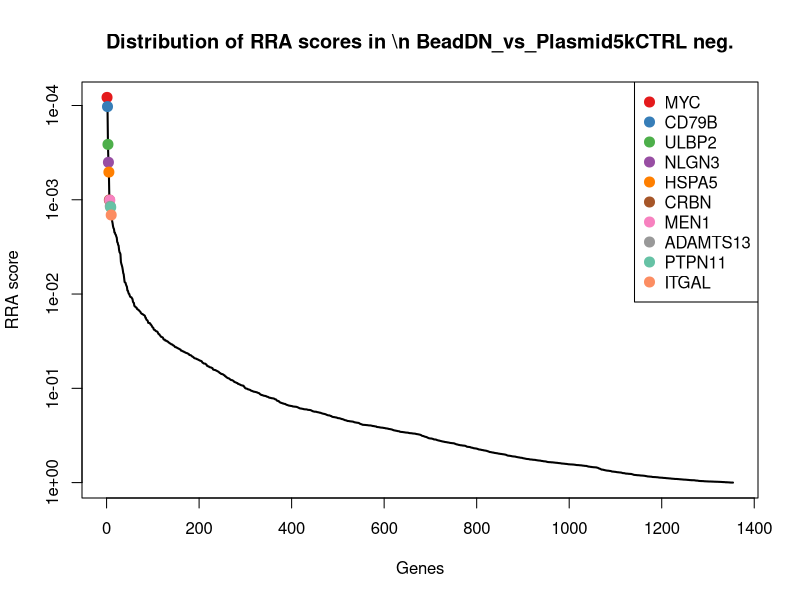
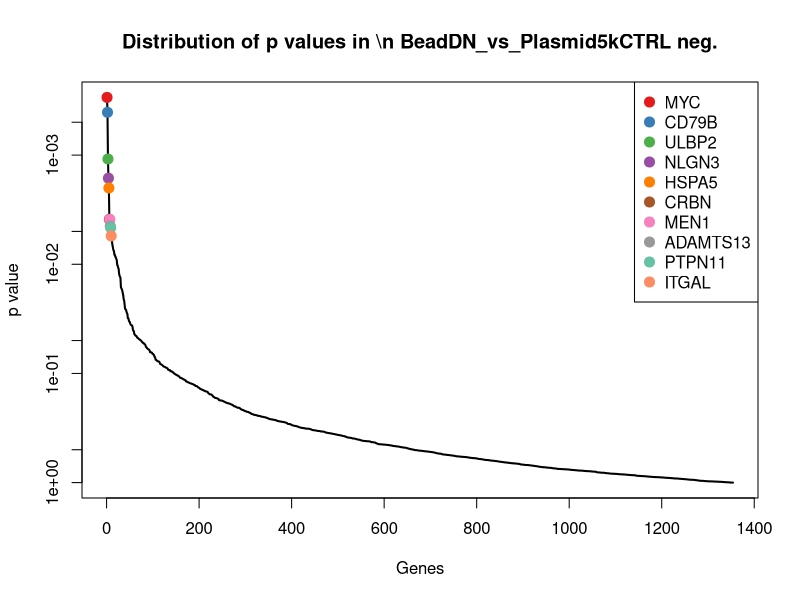
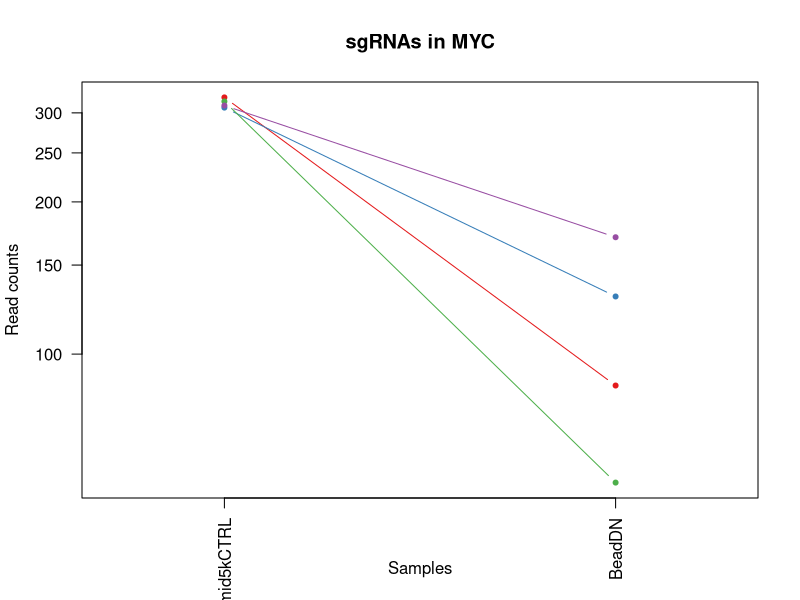
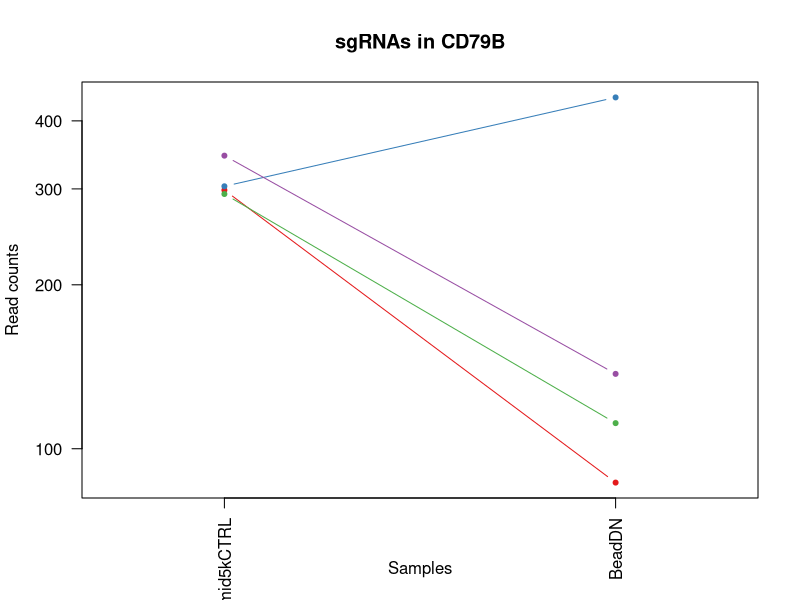
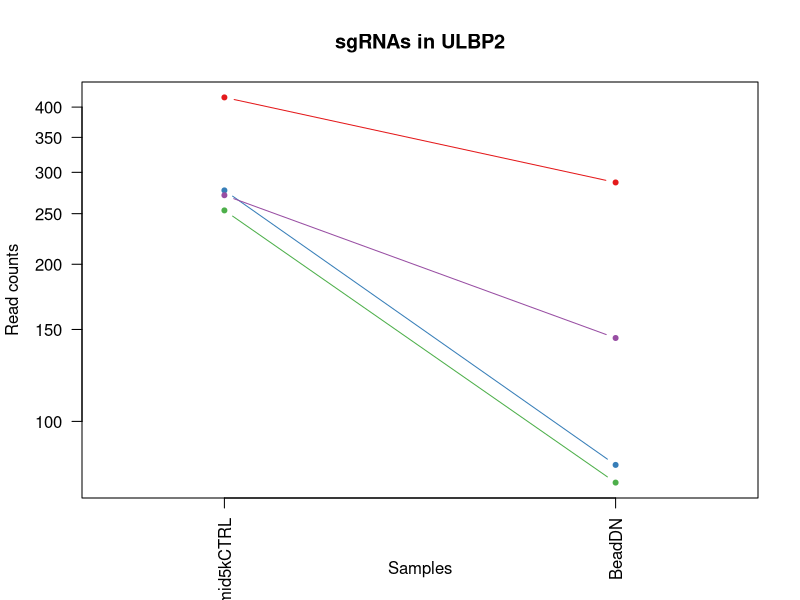
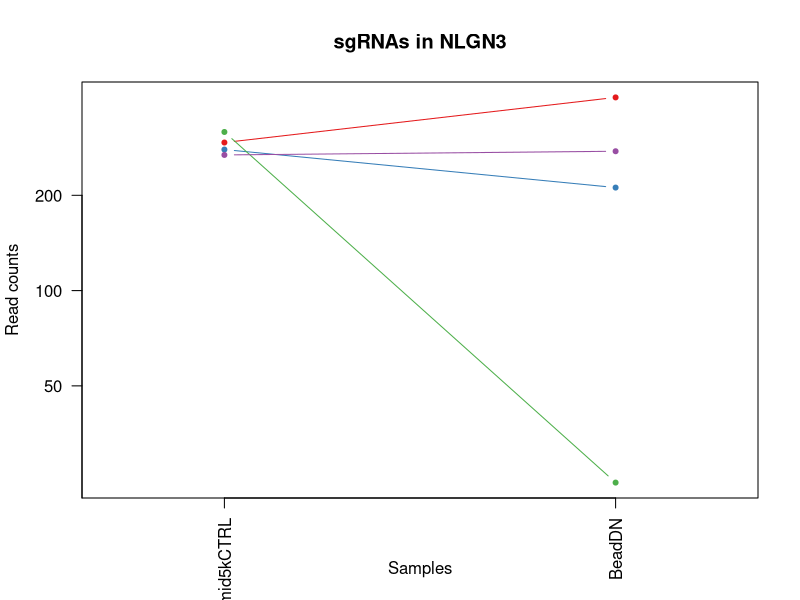
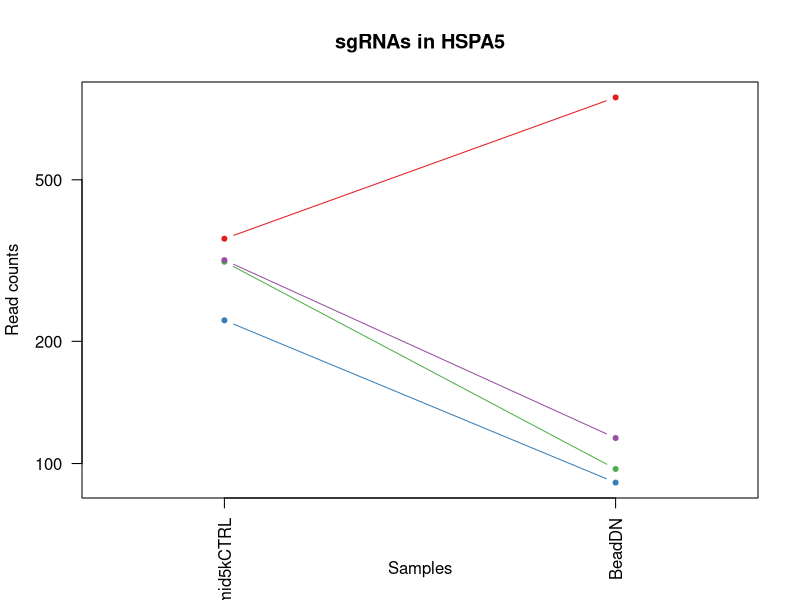
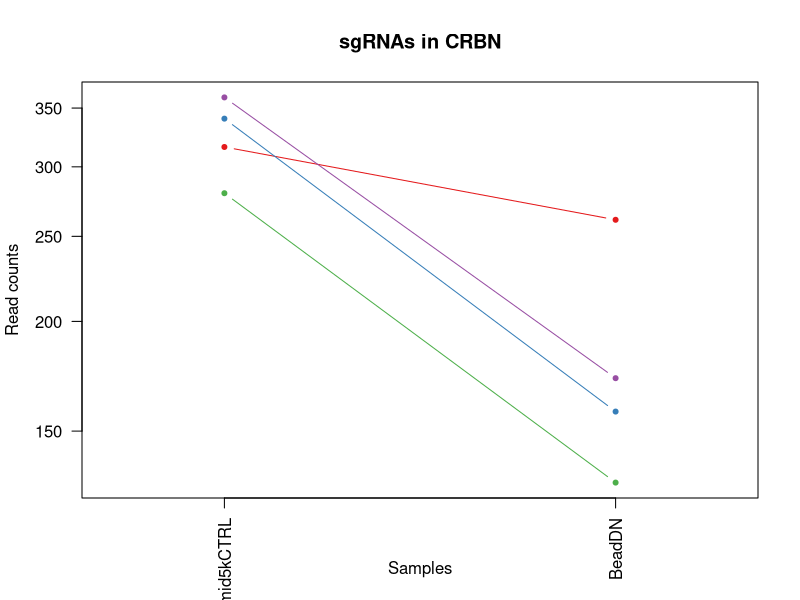

These charts were generated, in order, by the following R code: (Note: this script raises an error after producing the figures.)
pdf(file='Comparison_BeadDN_to_5k_plasmid_output.pdf',width=4.5,height=4.5);
gstable=read.table('Comparison_BeadDN_to_5k_plasmid_output.gene_summary.txt',header=T)
# 
#
# parameters
# Do not modify the variables beginning with "__"

# gstablename='__GENE_SUMMARY_FILE__'
startindex=3
# outputfile='__OUTPUT_FILE__'
targetgenelist=c("MYC","CD79B","ULBP2","NLGN3","HSPA5","CRBN","MEN1","ADAMTS13","PTPN11","ITGAL")
# samplelabel=sub('.\\w+.\\w+$','',colnames(gstable)[startindex]);
samplelabel='BeadDN_vs_Plasmid5kCTRL neg.'


# You need to write some codes in front of this code:
# gstable=read.table(gstablename,header=T)
# pdf(file=outputfile,width=6,height=6)


# set up color using RColorBrewer
#library(RColorBrewer)
#colors <- brewer.pal(length(targetgenelist), "Set1")

colors=c( "#E41A1C", "#377EB8", "#4DAF4A", "#984EA3", "#FF7F00",  "#A65628", "#F781BF",
          "#999999", "#66C2A5", "#FC8D62", "#8DA0CB", "#E78AC3", "#A6D854", "#FFD92F", "#E5C494", "#B3B3B3", 
          "#8DD3C7", "#FFFFB3", "#BEBADA", "#FB8072", "#80B1D3", "#FDB462", "#B3DE69", "#FCCDE5",
          "#D9D9D9", "#BC80BD", "#CCEBC5", "#FFED6F")

######
# function definition

plotrankedvalues<-function(val, tglist, ...){
  
  plot(val,log='y',ylim=c(max(val),min(val)),type='l',lwd=2, ...)
  if(length(tglist)>0){
    for(i in 1:length(tglist)){
      targetgene=tglist[i];
      tx=which(names(val)==targetgene);ty=val[targetgene];
      points(tx,ty,col=colors[(i %% length(colors)) ],cex=2,pch=20)
      # text(tx+50,ty,targetgene,col=colors[i])
    }
    legend('topright',tglist,pch=20,pt.cex = 2,cex=1,col=colors)
  }
}



plotrandvalues<-function(val,targetgenelist, ...){
  # choose the one with the best distance distribution
  
  mindiffvalue=0;
  randval=val;
  for(i in 1:20){
    randval0=sample(val)
    vindex=sort(which(names(randval0) %in% targetgenelist))
    if(max(vindex)>0.9*length(val)){
      # print('pass...')
      next;
    }
    mindiffind=min(diff(vindex));
    if (mindiffind > mindiffvalue){
      mindiffvalue=mindiffind;
      randval=randval0;
      # print(paste('Diff: ',mindiffvalue))
    }
  }
  plot(randval,log='y',ylim=c(max(randval),min(randval)),pch=20,col='grey', ...)
  
  if(length(targetgenelist)>0){
    for(i in 1:length(targetgenelist)){
      targetgene=targetgenelist[i];
      tx=which(names(randval)==targetgene);ty=randval[targetgene];
      points(tx,ty,col=colors[(i %% length(colors)) ],cex=2,pch=20)
      text(tx+50,ty,targetgene,col=colors[i])
    }
  }
  
}




# set.seed(1235)



pvec=gstable[,startindex]
names(pvec)=gstable[,'id']
pvec=sort(pvec);

plotrankedvalues(pvec,targetgenelist,xlab='Genes',ylab='RRA score',main=paste('Distribution of RRA scores in \\n',samplelabel))

# plotrandvalues(pvec,targetgenelist,xlab='Genes',ylab='RRA score',main=paste('Distribution of RRA scores in \\n',samplelabel))


pvec=gstable[,startindex+1]
names(pvec)=gstable[,'id']
pvec=sort(pvec);

plotrankedvalues(pvec,targetgenelist,xlab='Genes',ylab='p value',main=paste('Distribution of p values in \\n',samplelabel))

# plotrandvalues(pvec,targetgenelist,xlab='Genes',ylab='p value',main=paste('Distribution of p values in \\n',samplelabel))



# you need to write after this code:
# dev.off()






# parameters
# Do not modify the variables beginning with "__"
targetmat=list(c(320.8869649858317,85.66627795927495),c(306.25686019924365,129.01547885432973),c(315.0349230711965,54.70256303423581),c(309.1828811565613,169.2683082568806))
targetgene="MYC"
collabel=c("Plasmid5kCTRL","BeadDN")

# set up color using RColorBrewer
#library(RColorBrewer)
#colors <- brewer.pal(length(targetgenelist), "Set1")

colors=c( "#E41A1C", "#377EB8", "#4DAF4A", "#984EA3", "#FF7F00",  "#A65628", "#F781BF",
          "#999999", "#66C2A5", "#FC8D62", "#8DA0CB", "#E78AC3", "#A6D854", "#FFD92F", "#E5C494", "#B3B3B3", 
          "#8DD3C7", "#FFFFB3", "#BEBADA", "#FB8072", "#80B1D3", "#FDB462", "#B3DE69", "#FCCDE5",
          "#D9D9D9", "#BC80BD", "#CCEBC5", "#FFED6F")


## code

targetmatvec=unlist(targetmat)+1
yrange=range(targetmatvec[targetmatvec>0]);
# yrange[1]=1; # set the minimum value to 1
for(i in 1:length(targetmat)){
  vali=targetmat[[i]]+1;
  if(i==1){
    plot(1:length(vali),vali,type='b',las=1,pch=20,main=paste('sgRNAs in',targetgene),ylab='Read counts',xlab='Samples',xlim=c(0.7,length(vali)+0.3),ylim = yrange,col=colors[(i %% length(colors))],xaxt='n',log='y')
    axis(1,at=1:length(vali),labels=(collabel),las=2)
    # lines(0:100,rep(1,101),col='black');
  }else{
    lines(1:length(vali),vali,type='b',pch=20,col=colors[(i %% length(colors))])
  }
}




# parameters
# Do not modify the variables beginning with "__"
targetmat=list(c(297.4787973272908,85.66627795927495),c(302.3554989228202,440.7168757663904),c(292.60209573176144,110.43724989930625),c(344.29513264437264,136.2403456701722))
targetgene="CD79B"
collabel=c("Plasmid5kCTRL","BeadDN")

# set up color using RColorBrewer
#library(RColorBrewer)
#colors <- brewer.pal(length(targetgenelist), "Set1")

colors=c( "#E41A1C", "#377EB8", "#4DAF4A", "#984EA3", "#FF7F00",  "#A65628", "#F781BF",
          "#999999", "#66C2A5", "#FC8D62", "#8DA0CB", "#E78AC3", "#A6D854", "#FFD92F", "#E5C494", "#B3B3B3", 
          "#8DD3C7", "#FFFFB3", "#BEBADA", "#FB8072", "#80B1D3", "#FDB462", "#B3DE69", "#FCCDE5",
          "#D9D9D9", "#BC80BD", "#CCEBC5", "#FFED6F")


## code

targetmatvec=unlist(targetmat)+1
yrange=range(targetmatvec[targetmatvec>0]);
# yrange[1]=1; # set the minimum value to 1
for(i in 1:length(targetmat)){
  vali=targetmat[[i]]+1;
  if(i==1){
    plot(1:length(vali),vali,type='b',las=1,pch=20,main=paste('sgRNAs in',targetgene),ylab='Read counts',xlab='Samples',xlim=c(0.7,length(vali)+0.3),ylim = yrange,col=colors[(i %% length(colors))],xaxt='n',log='y')
    axis(1,at=1:length(vali),labels=(collabel),las=2)
    # lines(0:100,rep(1,101),col='black');
  }else{
    lines(1:length(vali),vali,type='b',pch=20,col=colors[(i %% length(colors))])
  }
}




# parameters
# Do not modify the variables beginning with "__"
targetmat=list(c(416.4703162582071,285.8983011411947),c(276.02131030696165,81.5377826359364),c(252.6131426484207,75.34503965092857),c(270.1692683923264,143.46521248601468))
targetgene="ULBP2"
collabel=c("Plasmid5kCTRL","BeadDN")

# set up color using RColorBrewer
#library(RColorBrewer)
#colors <- brewer.pal(length(targetgenelist), "Set1")

colors=c( "#E41A1C", "#377EB8", "#4DAF4A", "#984EA3", "#FF7F00",  "#A65628", "#F781BF",
          "#999999", "#66C2A5", "#FC8D62", "#8DA0CB", "#E78AC3", "#A6D854", "#FFD92F", "#E5C494", "#B3B3B3", 
          "#8DD3C7", "#FFFFB3", "#BEBADA", "#FB8072", "#80B1D3", "#FDB462", "#B3DE69", "#FCCDE5",
          "#D9D9D9", "#BC80BD", "#CCEBC5", "#FFED6F")


## code

targetmatvec=unlist(targetmat)+1
yrange=range(targetmatvec[targetmatvec>0]);
# yrange[1]=1; # set the minimum value to 1
for(i in 1:length(targetmat)){
  vali=targetmat[[i]]+1;
  if(i==1){
    plot(1:length(vali),vali,type='b',las=1,pch=20,main=paste('sgRNAs in',targetgene),ylab='Read counts',xlab='Samples',xlim=c(0.7,length(vali)+0.3),ylim = yrange,col=colors[(i %% length(colors))],xaxt='n',log='y')
    axis(1,at=1:length(vali),labels=(collabel),las=2)
    # lines(0:100,rep(1,101),col='black');
  }else{
    lines(1:length(vali),vali,type='b',pch=20,col=colors[(i %% length(colors))])
  }
}




# parameters
# Do not modify the variables beginning with "__"
targetmat=list(c(292.60209573176144,406.6567893488473),c(277.9719909451734,210.55326149026612),c(316.0102633903024,23.73884810919667),c(267.2432474350088,274.5449390020137))
targetgene="NLGN3"
collabel=c("Plasmid5kCTRL","BeadDN")

# set up color using RColorBrewer
#library(RColorBrewer)
#colors <- brewer.pal(length(targetgenelist), "Set1")

colors=c( "#E41A1C", "#377EB8", "#4DAF4A", "#984EA3", "#FF7F00",  "#A65628", "#F781BF",
          "#999999", "#66C2A5", "#FC8D62", "#8DA0CB", "#E78AC3", "#A6D854", "#FFD92F", "#E5C494", "#B3B3B3", 
          "#8DD3C7", "#FFFFB3", "#BEBADA", "#FB8072", "#80B1D3", "#FDB462", "#B3DE69", "#FCCDE5",
          "#D9D9D9", "#BC80BD", "#CCEBC5", "#FFED6F")


## code

targetmatvec=unlist(targetmat)+1
yrange=range(targetmatvec[targetmatvec>0]);
# yrange[1]=1; # set the minimum value to 1
for(i in 1:length(targetmat)){
  vali=targetmat[[i]]+1;
  if(i==1){
    plot(1:length(vali),vali,type='b',las=1,pch=20,main=paste('sgRNAs in',targetgene),ylab='Read counts',xlab='Samples',xlim=c(0.7,length(vali)+0.3),ylim = yrange,col=colors[(i %% length(colors))],xaxt='n',log='y')
    axis(1,at=1:length(vali),labels=(collabel),las=2)
    # lines(0:100,rep(1,101),col='black');
  }else{
    lines(1:length(vali),vali,type='b',pch=20,col=colors[(i %% length(colors))])
  }
}




# parameters
# Do not modify the variables beginning with "__"
targetmat=list(c(356.97455679274896,796.7995974043405),c(224.32827339435045,88.76264945177886),c(313.08424243298475,95.98751626762132),c(316.0102633903024,114.56574522264481))
targetgene="HSPA5"
collabel=c("Plasmid5kCTRL","BeadDN")

# set up color using RColorBrewer
#library(RColorBrewer)
#colors <- brewer.pal(length(targetgenelist), "Set1")

colors=c( "#E41A1C", "#377EB8", "#4DAF4A", "#984EA3", "#FF7F00",  "#A65628", "#F781BF",
          "#999999", "#66C2A5", "#FC8D62", "#8DA0CB", "#E78AC3", "#A6D854", "#FFD92F", "#E5C494", "#B3B3B3", 
          "#8DD3C7", "#FFFFB3", "#BEBADA", "#FB8072", "#80B1D3", "#FDB462", "#B3DE69", "#FCCDE5",
          "#D9D9D9", "#BC80BD", "#CCEBC5", "#FFED6F")


## code

targetmatvec=unlist(targetmat)+1
yrange=range(targetmatvec[targetmatvec>0]);
# yrange[1]=1; # set the minimum value to 1
for(i in 1:length(targetmat)){
  vali=targetmat[[i]]+1;
  if(i==1){
    plot(1:length(vali),vali,type='b',las=1,pch=20,main=paste('sgRNAs in',targetgene),ylab='Read counts',xlab='Samples',xlim=c(0.7,length(vali)+0.3),ylim = yrange,col=colors[(i %% length(colors))],xaxt='n',log='y')
    axis(1,at=1:length(vali),labels=(collabel),las=2)
    # lines(0:100,rep(1,101),col='black');
  }else{
    lines(1:length(vali),vali,type='b',pch=20,col=colors[(i %% length(colors))])
  }
}




# parameters
# Do not modify the variables beginning with "__"
targetmat=list(c(315.0349230711965,260.09520537032876),c(339.4184310488433,156.88282228686495),c(278.9473312642792,130.04760268516438),c(358.9252374309607,171.3325559185499))
targetgene="CRBN"
collabel=c("Plasmid5kCTRL","BeadDN")

# set up color using RColorBrewer
#library(RColorBrewer)
#colors <- brewer.pal(length(targetgenelist), "Set1")

colors=c( "#E41A1C", "#377EB8", "#4DAF4A", "#984EA3", "#FF7F00",  "#A65628", "#F781BF",
          "#999999", "#66C2A5", "#FC8D62", "#8DA0CB", "#E78AC3", "#A6D854", "#FFD92F", "#E5C494", "#B3B3B3", 
          "#8DD3C7", "#FFFFB3", "#BEBADA", "#FB8072", "#80B1D3", "#FDB462", "#B3DE69", "#FCCDE5",
          "#D9D9D9", "#BC80BD", "#CCEBC5", "#FFED6F")


## code

targetmatvec=unlist(targetmat)+1
yrange=range(targetmatvec[targetmatvec>0]);
# yrange[1]=1; # set the minimum value to 1
for(i in 1:length(targetmat)){
  vali=targetmat[[i]]+1;
  if(i==1){
    plot(1:length(vali),vali,type='b',las=1,pch=20,main=paste('sgRNAs in',targetgene),ylab='Read counts',xlab='Samples',xlim=c(0.7,length(vali)+0.3),ylim = yrange,col=colors[(i %% length(colors))],xaxt='n',log='y')
    axis(1,at=1:length(vali),labels=(collabel),las=2)
    # lines(0:100,rep(1,101),col='black');
  }else{
    lines(1:length(vali),vali,type='b',pch=20,col=colors[(i %% length(colors))])
  }
}




# parameters
# Do not modify the variables beginning with "__"
targetmat=list(c(363.80193902649006,261.1273292011634),c(353.0731955163255,182.6859180577309),c(222.3775927561387,104.24450691429843),c(279.9226715833851,165.13981293354206))
targetgene="MEN1"
collabel=c("Plasmid5kCTRL","BeadDN")

# set up color using RColorBrewer
#library(RColorBrewer)
#colors <- brewer.pal(length(targetgenelist), "Set1")

colors=c( "#E41A1C", "#377EB8", "#4DAF4A", "#984EA3", "#FF7F00",  "#A65628", "#F781BF",
          "#999999", "#66C2A5", "#FC8D62", "#8DA0CB", "#E78AC3", "#A6D854", "#FFD92F", "#E5C494", "#B3B3B3", 
          "#8DD3C7", "#FFFFB3", "#BEBADA", "#FB8072", "#80B1D3", "#FDB462", "#B3DE69", "#FCCDE5",
          "#D9D9D9", "#BC80BD", "#CCEBC5", "#FFED6F")


## code

targetmatvec=unlist(targetmat)+1
yrange=range(targetmatvec[targetmatvec>0]);
# yrange[1]=1; # set the minimum value to 1
for(i in 1:length(targetmat)){
  vali=targetmat[[i]]+1;
  if(i==1){
    plot(1:length(vali),vali,type='b',las=1,pch=20,main=paste('sgRNAs in',targetgene),ylab='Read counts',xlab='Samples',xlim=c(0.7,length(vali)+0.3),ylim = yrange,col=colors[(i %% length(colors))],xaxt='n',log='y')
    axis(1,at=1:length(vali),labels=(collabel),las=2)
    # lines(0:100,rep(1,101),col='black');
  }else{
    lines(1:length(vali),vali,type='b',pch=20,col=colors[(i %% length(colors))])
  }
}




# parameters
# Do not modify the variables beginning with "__"
targetmat=list(c(168.73387520531577,36.124334079212325),c(336.49241009152564,338.5366165137612),c(234.08167658540916,520.1904107406575),c(372.5800018984429,132.11185034683365))
targetgene="ADAMTS13"
collabel=c("Plasmid5kCTRL","BeadDN")

# set up color using RColorBrewer
#library(RColorBrewer)
#colors <- brewer.pal(length(targetgenelist), "Set1")

colors=c( "#E41A1C", "#377EB8", "#4DAF4A", "#984EA3", "#FF7F00",  "#A65628", "#F781BF",
          "#999999", "#66C2A5", "#FC8D62", "#8DA0CB", "#E78AC3", "#A6D854", "#FFD92F", "#E5C494", "#B3B3B3", 
          "#8DD3C7", "#FFFFB3", "#BEBADA", "#FB8072", "#80B1D3", "#FDB462", "#B3DE69", "#FCCDE5",
          "#D9D9D9", "#BC80BD", "#CCEBC5", "#FFED6F")


## code

targetmatvec=unlist(targetmat)+1
yrange=range(targetmatvec[targetmatvec>0]);
# yrange[1]=1; # set the minimum value to 1
for(i in 1:length(targetmat)){
  vali=targetmat[[i]]+1;
  if(i==1){
    plot(1:length(vali),vali,type='b',las=1,pch=20,main=paste('sgRNAs in',targetgene),ylab='Read counts',xlab='Samples',xlim=c(0.7,length(vali)+0.3),ylim = yrange,col=colors[(i %% length(colors))],xaxt='n',log='y')
    axis(1,at=1:length(vali),labels=(collabel),las=2)
    # lines(0:100,rep(1,101),col='black');
  }else{
    lines(1:length(vali),vali,type='b',pch=20,col=colors[(i %% length(colors))])
  }
}




# parameters
# Do not modify the variables beginning with "__"
targetmat=list(c(275.04596998785576,207.4568899977622),c(298.4541376463967,111.46937373014089),c(229.2049749898798,130.04760268516438),c(307.23220051834954,48.50982004922798))
targetgene="PTPN11"
collabel=c("Plasmid5kCTRL","BeadDN")

# set up color using RColorBrewer
#library(RColorBrewer)
#colors <- brewer.pal(length(targetgenelist), "Set1")

colors=c( "#E41A1C", "#377EB8", "#4DAF4A", "#984EA3", "#FF7F00",  "#A65628", "#F781BF",
          "#999999", "#66C2A5", "#FC8D62", "#8DA0CB", "#E78AC3", "#A6D854", "#FFD92F", "#E5C494", "#B3B3B3", 
          "#8DD3C7", "#FFFFB3", "#BEBADA", "#FB8072", "#80B1D3", "#FDB462", "#B3DE69", "#FCCDE5",
          "#D9D9D9", "#BC80BD", "#CCEBC5", "#FFED6F")


## code

targetmatvec=unlist(targetmat)+1
yrange=range(targetmatvec[targetmatvec>0]);
# yrange[1]=1; # set the minimum value to 1
for(i in 1:length(targetmat)){
  vali=targetmat[[i]]+1;
  if(i==1){
    plot(1:length(vali),vali,type='b',las=1,pch=20,main=paste('sgRNAs in',targetgene),ylab='Read counts',xlab='Samples',xlim=c(0.7,length(vali)+0.3),ylim = yrange,col=colors[(i %% length(colors))],xaxt='n',log='y')
    axis(1,at=1:length(vali),labels=(collabel),las=2)
    # lines(0:100,rep(1,101),col='black');
  }else{
    lines(1:length(vali),vali,type='b',pch=20,col=colors[(i %% length(colors))])
  }
}




# parameters
# Do not modify the variables beginning with "__"
targetmat=list(c(354.0485358354313,357.1148454687847),c(338.44309072973743,117.66211671514871),c(290.6514150935497,306.54077775788744),c(223.35293307524458,41.284953233385515))
targetgene="ITGAL"
collabel=c("Plasmid5kCTRL","BeadDN")

# set up color using RColorBrewer
#library(RColorBrewer)
#colors <- brewer.pal(length(targetgenelist), "Set1")

colors=c( "#E41A1C", "#377EB8", "#4DAF4A", "#984EA3", "#FF7F00",  "#A65628", "#F781BF",
          "#999999", "#66C2A5", "#FC8D62", "#8DA0CB", "#E78AC3", "#A6D854", "#FFD92F", "#E5C494", "#B3B3B3", 
          "#8DD3C7", "#FFFFB3", "#BEBADA", "#FB8072", "#80B1D3", "#FDB462", "#B3DE69", "#FCCDE5",
          "#D9D9D9", "#BC80BD", "#CCEBC5", "#FFED6F")


## code

targetmatvec=unlist(targetmat)+1
yrange=range(targetmatvec[targetmatvec>0]);
# yrange[1]=1; # set the minimum value to 1
for(i in 1:length(targetmat)){
  vali=targetmat[[i]]+1;
  if(i==1){
    plot(1:length(vali),vali,type='b',las=1,pch=20,main=paste('sgRNAs in',targetgene),ylab='Read counts',xlab='Samples',xlim=c(0.7,length(vali)+0.3),ylim = yrange,col=colors[(i %% length(colors))],xaxt='n',log='y')
    axis(1,at=1:length(vali),labels=(collabel),las=2)
    # lines(0:100,rep(1,101),col='black');
  }else{
    lines(1:length(vali),vali,type='b',pch=20,col=colors[(i %% length(colors))])
  }
}



# 
#
# parameters
# Do not modify the variables beginning with "__"

# gstablename='__GENE_SUMMARY_FILE__'
startindex=9
# outputfile='__OUTPUT_FILE__'
targetgenelist=c("ADAM10","ZNF681","NOTCH1","CCDC69","SLC12A2","LILRB4","LEP","CDC25B","CD58","AMELX")
# samplelabel=sub('.\\w+.\\w+$','',colnames(gstable)[startindex]);
samplelabel='BeadDN_vs_Plasmid5kCTRL pos.'


# You need to write some codes in front of this code:
# gstable=read.table(gstablename,header=T)
# pdf(file=outputfile,width=6,height=6)


# set up color using RColorBrewer
#library(RColorBrewer)
#colors <- brewer.pal(length(targetgenelist), "Set1")

colors=c( "#E41A1C", "#377EB8", "#4DAF4A", "#984EA3", "#FF7F00",  "#A65628", "#F781BF",
          "#999999", "#66C2A5", "#FC8D62", "#8DA0CB", "#E78AC3", "#A6D854", "#FFD92F", "#E5C494", "#B3B3B3", 
          "#8DD3C7", "#FFFFB3", "#BEBADA", "#FB8072", "#80B1D3", "#FDB462", "#B3DE69", "#FCCDE5",
          "#D9D9D9", "#BC80BD", "#CCEBC5", "#FFED6F")

######
# function definition

plotrankedvalues<-function(val, tglist, ...){
  
  plot(val,log='y',ylim=c(max(val),min(val)),type='l',lwd=2, ...)
  if(length(tglist)>0){
    for(i in 1:length(tglist)){
      targetgene=tglist[i];
      tx=which(names(val)==targetgene);ty=val[targetgene];
      points(tx,ty,col=colors[(i %% length(colors)) ],cex=2,pch=20)
      # text(tx+50,ty,targetgene,col=colors[i])
    }
    legend('topright',tglist,pch=20,pt.cex = 2,cex=1,col=colors)
  }
}



plotrandvalues<-function(val,targetgenelist, ...){
  # choose the one with the best distance distribution
  
  mindiffvalue=0;
  randval=val;
  for(i in 1:20){
    randval0=sample(val)
    vindex=sort(which(names(randval0) %in% targetgenelist))
    if(max(vindex)>0.9*length(val)){
      # print('pass...')
      next;
    }
    mindiffind=min(diff(vindex));
    if (mindiffind > mindiffvalue){
      mindiffvalue=mindiffind;
      randval=randval0;
      # print(paste('Diff: ',mindiffvalue))
    }
  }
  plot(randval,log='y',ylim=c(max(randval),min(randval)),pch=20,col='grey', ...)
  
  if(length(targetgenelist)>0){
    for(i in 1:length(targetgenelist)){
      targetgene=targetgenelist[i];
      tx=which(names(randval)==targetgene);ty=randval[targetgene];
      points(tx,ty,col=colors[(i %% length(colors)) ],cex=2,pch=20)
      text(tx+50,ty,targetgene,col=colors[i])
    }
  }
  
}




# set.seed(1235)



pvec=gstable[,startindex]
names(pvec)=gstable[,'id']
pvec=sort(pvec);

plotrankedvalues(pvec,targetgenelist,xlab='Genes',ylab='RRA score',main=paste('Distribution of RRA scores in \\n',samplelabel))

# plotrandvalues(pvec,targetgenelist,xlab='Genes',ylab='RRA score',main=paste('Distribution of RRA scores in \\n',samplelabel))


pvec=gstable[,startindex+1]
names(pvec)=gstable[,'id']
pvec=sort(pvec);

plotrankedvalues(pvec,targetgenelist,xlab='Genes',ylab='p value',main=paste('Distribution of p values in \\n',samplelabel))

# plotrandvalues(pvec,targetgenelist,xlab='Genes',ylab='p value',main=paste('Distribution of p values in \\n',samplelabel))



# you need to write after this code:
# dev.off()






# parameters
# Do not modify the variables beginning with "__"
targetmat=list(c(265.292566796797,525.3510298948307),c(344.29513264437264,1429.4915057059734),c(201.8954460549154,382.91794123965065),c(281.87335222159686,1081.6657747147005))
targetgene="ADAM10"
collabel=c("Plasmid5kCTRL","BeadDN")

# set up color using RColorBrewer
#library(RColorBrewer)
#colors <- brewer.pal(length(targetgenelist), "Set1")

colors=c( "#E41A1C", "#377EB8", "#4DAF4A", "#984EA3", "#FF7F00",  "#A65628", "#F781BF",
          "#999999", "#66C2A5", "#FC8D62", "#8DA0CB", "#E78AC3", "#A6D854", "#FFD92F", "#E5C494", "#B3B3B3", 
          "#8DD3C7", "#FFFFB3", "#BEBADA", "#FB8072", "#80B1D3", "#FDB462", "#B3DE69", "#FCCDE5",
          "#D9D9D9", "#BC80BD", "#CCEBC5", "#FFED6F")


## code

targetmatvec=unlist(targetmat)+1
yrange=range(targetmatvec[targetmatvec>0]);
# yrange[1]=1; # set the minimum value to 1
for(i in 1:length(targetmat)){
  vali=targetmat[[i]]+1;
  if(i==1){
    plot(1:length(vali),vali,type='b',las=1,pch=20,main=paste('sgRNAs in',targetgene),ylab='Read counts',xlab='Samples',xlim=c(0.7,length(vali)+0.3),ylim = yrange,col=colors[(i %% length(colors))],xaxt='n',log='y')
    axis(1,at=1:length(vali),labels=(collabel),las=2)
    # lines(0:100,rep(1,101),col='black');
  }else{
    lines(1:length(vali),vali,type='b',pch=20,col=colors[(i %% length(colors))])
  }
}




# parameters
# Do not modify the variables beginning with "__"
targetmat=list(c(268.21858775411465,194.03928019691193),c(263.3418861585853,1509.9971645110752),c(297.4787973272908,940.2648098903551),c(314.0595827520906,328.2153782054148))
targetgene="ZNF681"
collabel=c("Plasmid5kCTRL","BeadDN")

# set up color using RColorBrewer
#library(RColorBrewer)
#colors <- brewer.pal(length(targetgenelist), "Set1")

colors=c( "#E41A1C", "#377EB8", "#4DAF4A", "#984EA3", "#FF7F00",  "#A65628", "#F781BF",
          "#999999", "#66C2A5", "#FC8D62", "#8DA0CB", "#E78AC3", "#A6D854", "#FFD92F", "#E5C494", "#B3B3B3", 
          "#8DD3C7", "#FFFFB3", "#BEBADA", "#FB8072", "#80B1D3", "#FDB462", "#B3DE69", "#FCCDE5",
          "#D9D9D9", "#BC80BD", "#CCEBC5", "#FFED6F")


## code

targetmatvec=unlist(targetmat)+1
yrange=range(targetmatvec[targetmatvec>0]);
# yrange[1]=1; # set the minimum value to 1
for(i in 1:length(targetmat)){
  vali=targetmat[[i]]+1;
  if(i==1){
    plot(1:length(vali),vali,type='b',las=1,pch=20,main=paste('sgRNAs in',targetgene),ylab='Read counts',xlab='Samples',xlim=c(0.7,length(vali)+0.3),ylim = yrange,col=colors[(i %% length(colors))],xaxt='n',log='y')
    axis(1,at=1:length(vali),labels=(collabel),las=2)
    # lines(0:100,rep(1,101),col='black');
  }else{
    lines(1:length(vali),vali,type='b',pch=20,col=colors[(i %% length(colors))])
  }
}




# parameters
# Do not modify the variables beginning with "__"
targetmat=list(c(275.04596998785576,3066.4399014097094),c(356.97455679274896,351.9542263146115),c(374.53068253665464,822.6026931752064),c(408.66759370536016,949.5539243678669))
targetgene="NOTCH1"
collabel=c("Plasmid5kCTRL","BeadDN")

# set up color using RColorBrewer
#library(RColorBrewer)
#colors <- brewer.pal(length(targetgenelist), "Set1")

colors=c( "#E41A1C", "#377EB8", "#4DAF4A", "#984EA3", "#FF7F00",  "#A65628", "#F781BF",
          "#999999", "#66C2A5", "#FC8D62", "#8DA0CB", "#E78AC3", "#A6D854", "#FFD92F", "#E5C494", "#B3B3B3", 
          "#8DD3C7", "#FFFFB3", "#BEBADA", "#FB8072", "#80B1D3", "#FDB462", "#B3DE69", "#FCCDE5",
          "#D9D9D9", "#BC80BD", "#CCEBC5", "#FFED6F")


## code

targetmatvec=unlist(targetmat)+1
yrange=range(targetmatvec[targetmatvec>0]);
# yrange[1]=1; # set the minimum value to 1
for(i in 1:length(targetmat)){
  vali=targetmat[[i]]+1;
  if(i==1){
    plot(1:length(vali),vali,type='b',las=1,pch=20,main=paste('sgRNAs in',targetgene),ylab='Read counts',xlab='Samples',xlim=c(0.7,length(vali)+0.3),ylim = yrange,col=colors[(i %% length(colors))],xaxt='n',log='y')
    axis(1,at=1:length(vali),labels=(collabel),las=2)
    # lines(0:100,rep(1,101),col='black');
  }else{
    lines(1:length(vali),vali,type='b',pch=20,col=colors[(i %% length(colors))])
  }
}




# parameters
# Do not modify the variables beginning with "__"
targetmat=list(c(291.6267554126556,2146.8175681360467),c(294.5527763699732,377.7573220854775),c(309.1828811565613,293.12316795703714),c(282.84869254070276,217.77812830610858))
targetgene="CCDC69"
collabel=c("Plasmid5kCTRL","BeadDN")

# set up color using RColorBrewer
#library(RColorBrewer)
#colors <- brewer.pal(length(targetgenelist), "Set1")

colors=c( "#E41A1C", "#377EB8", "#4DAF4A", "#984EA3", "#FF7F00",  "#A65628", "#F781BF",
          "#999999", "#66C2A5", "#FC8D62", "#8DA0CB", "#E78AC3", "#A6D854", "#FFD92F", "#E5C494", "#B3B3B3", 
          "#8DD3C7", "#FFFFB3", "#BEBADA", "#FB8072", "#80B1D3", "#FDB462", "#B3DE69", "#FCCDE5",
          "#D9D9D9", "#BC80BD", "#CCEBC5", "#FFED6F")


## code

targetmatvec=unlist(targetmat)+1
yrange=range(targetmatvec[targetmatvec>0]);
# yrange[1]=1; # set the minimum value to 1
for(i in 1:length(targetmat)){
  vali=targetmat[[i]]+1;
  if(i==1){
    plot(1:length(vali),vali,type='b',las=1,pch=20,main=paste('sgRNAs in',targetgene),ylab='Read counts',xlab='Samples',xlim=c(0.7,length(vali)+0.3),ylim = yrange,col=colors[(i %% length(colors))],xaxt='n',log='y')
    axis(1,at=1:length(vali),labels=(collabel),las=2)
    # lines(0:100,rep(1,101),col='black');
  }else{
    lines(1:length(vali),vali,type='b',pch=20,col=colors[(i %% length(colors))])
  }
}




# parameters
# Do not modify the variables beginning with "__"
targetmat=list(c(266.2679071159029,191.97503253524263),c(246.7611007337855,1425.363010382635),c(265.292566796797,264.2237006936673),c(300.40481828460844,228.09936661445496))
targetgene="SLC12A2"
collabel=c("Plasmid5kCTRL","BeadDN")

# set up color using RColorBrewer
#library(RColorBrewer)
#colors <- brewer.pal(length(targetgenelist), "Set1")

colors=c( "#E41A1C", "#377EB8", "#4DAF4A", "#984EA3", "#FF7F00",  "#A65628", "#F781BF",
          "#999999", "#66C2A5", "#FC8D62", "#8DA0CB", "#E78AC3", "#A6D854", "#FFD92F", "#E5C494", "#B3B3B3", 
          "#8DD3C7", "#FFFFB3", "#BEBADA", "#FB8072", "#80B1D3", "#FDB462", "#B3DE69", "#FCCDE5",
          "#D9D9D9", "#BC80BD", "#CCEBC5", "#FFED6F")


## code

targetmatvec=unlist(targetmat)+1
yrange=range(targetmatvec[targetmatvec>0]);
# yrange[1]=1; # set the minimum value to 1
for(i in 1:length(targetmat)){
  vali=targetmat[[i]]+1;
  if(i==1){
    plot(1:length(vali),vali,type='b',las=1,pch=20,main=paste('sgRNAs in',targetgene),ylab='Read counts',xlab='Samples',xlim=c(0.7,length(vali)+0.3),ylim = yrange,col=colors[(i %% length(colors))],xaxt='n',log='y')
    axis(1,at=1:length(vali),labels=(collabel),las=2)
    # lines(0:100,rep(1,101),col='black');
  }else{
    lines(1:length(vali),vali,type='b',pch=20,col=colors[(i %% length(colors))])
  }
}




# parameters
# Do not modify the variables beginning with "__"
targetmat=list(c(323.81298594314933,423.17077064220155),c(333.56638913420807,2173.6527877377475),c(376.4813631748664,270.41644367867514),c(271.1446087114323,701.8442049675538))
targetgene="LILRB4"
collabel=c("Plasmid5kCTRL","BeadDN")

# set up color using RColorBrewer
#library(RColorBrewer)
#colors <- brewer.pal(length(targetgenelist), "Set1")

colors=c( "#E41A1C", "#377EB8", "#4DAF4A", "#984EA3", "#FF7F00",  "#A65628", "#F781BF",
          "#999999", "#66C2A5", "#FC8D62", "#8DA0CB", "#E78AC3", "#A6D854", "#FFD92F", "#E5C494", "#B3B3B3", 
          "#8DD3C7", "#FFFFB3", "#BEBADA", "#FB8072", "#80B1D3", "#FDB462", "#B3DE69", "#FCCDE5",
          "#D9D9D9", "#BC80BD", "#CCEBC5", "#FFED6F")


## code

targetmatvec=unlist(targetmat)+1
yrange=range(targetmatvec[targetmatvec>0]);
# yrange[1]=1; # set the minimum value to 1
for(i in 1:length(targetmat)){
  vali=targetmat[[i]]+1;
  if(i==1){
    plot(1:length(vali),vali,type='b',las=1,pch=20,main=paste('sgRNAs in',targetgene),ylab='Read counts',xlab='Samples',xlim=c(0.7,length(vali)+0.3),ylim = yrange,col=colors[(i %% length(colors))],xaxt='n',log='y')
    axis(1,at=1:length(vali),labels=(collabel),las=2)
    # lines(0:100,rep(1,101),col='black');
  }else{
    lines(1:length(vali),vali,type='b',pch=20,col=colors[(i %% length(colors))])
  }
}




# parameters
# Do not modify the variables beginning with "__"
targetmat=list(c(342.3444520061609,536.7043920340117),c(327.7143472195728,298.28378711121036),c(289.6760747744438,1449.1018584918315),c(286.75005381712623,207.4568899977622))
targetgene="LEP"
collabel=c("Plasmid5kCTRL","BeadDN")

# set up color using RColorBrewer
#library(RColorBrewer)
#colors <- brewer.pal(length(targetgenelist), "Set1")

colors=c( "#E41A1C", "#377EB8", "#4DAF4A", "#984EA3", "#FF7F00",  "#A65628", "#F781BF",
          "#999999", "#66C2A5", "#FC8D62", "#8DA0CB", "#E78AC3", "#A6D854", "#FFD92F", "#E5C494", "#B3B3B3", 
          "#8DD3C7", "#FFFFB3", "#BEBADA", "#FB8072", "#80B1D3", "#FDB462", "#B3DE69", "#FCCDE5",
          "#D9D9D9", "#BC80BD", "#CCEBC5", "#FFED6F")


## code

targetmatvec=unlist(targetmat)+1
yrange=range(targetmatvec[targetmatvec>0]);
# yrange[1]=1; # set the minimum value to 1
for(i in 1:length(targetmat)){
  vali=targetmat[[i]]+1;
  if(i==1){
    plot(1:length(vali),vali,type='b',las=1,pch=20,main=paste('sgRNAs in',targetgene),ylab='Read counts',xlab='Samples',xlim=c(0.7,length(vali)+0.3),ylim = yrange,col=colors[(i %% length(colors))],xaxt='n',log='y')
    axis(1,at=1:length(vali),labels=(collabel),las=2)
    # lines(0:100,rep(1,101),col='black');
  }else{
    lines(1:length(vali),vali,type='b',pch=20,col=colors[(i %% length(colors))])
  }
}




# parameters
# Do not modify the variables beginning with "__"
targetmat=list(c(311.133561794773,530.5116490490038),c(298.4541376463967,315.8298922353992),c(334.5417294533139,204.3605185052583),c(69.24916265651687,197.13565168941582))
targetgene="CDC25B"
collabel=c("Plasmid5kCTRL","BeadDN")

# set up color using RColorBrewer
#library(RColorBrewer)
#colors <- brewer.pal(length(targetgenelist), "Set1")

colors=c( "#E41A1C", "#377EB8", "#4DAF4A", "#984EA3", "#FF7F00",  "#A65628", "#F781BF",
          "#999999", "#66C2A5", "#FC8D62", "#8DA0CB", "#E78AC3", "#A6D854", "#FFD92F", "#E5C494", "#B3B3B3", 
          "#8DD3C7", "#FFFFB3", "#BEBADA", "#FB8072", "#80B1D3", "#FDB462", "#B3DE69", "#FCCDE5",
          "#D9D9D9", "#BC80BD", "#CCEBC5", "#FFED6F")


## code

targetmatvec=unlist(targetmat)+1
yrange=range(targetmatvec[targetmatvec>0]);
# yrange[1]=1; # set the minimum value to 1
for(i in 1:length(targetmat)){
  vali=targetmat[[i]]+1;
  if(i==1){
    plot(1:length(vali),vali,type='b',las=1,pch=20,main=paste('sgRNAs in',targetgene),ylab='Read counts',xlab='Samples',xlim=c(0.7,length(vali)+0.3),ylim = yrange,col=colors[(i %% length(colors))],xaxt='n',log='y')
    axis(1,at=1:length(vali),labels=(collabel),las=2)
    # lines(0:100,rep(1,101),col='black');
  }else{
    lines(1:length(vali),vali,type='b',pch=20,col=colors[(i %% length(colors))])
  }
}




# parameters
# Do not modify the variables beginning with "__"
targetmat=list(c(287.72539413623207,223.97087129111642),c(323.81298594314933,255.9667100469902),c(346.2458132825844,838.084550637726),c(246.7611007337855,1047.6056882971575))
targetgene="CD58"
collabel=c("Plasmid5kCTRL","BeadDN")

# set up color using RColorBrewer
#library(RColorBrewer)
#colors <- brewer.pal(length(targetgenelist), "Set1")

colors=c( "#E41A1C", "#377EB8", "#4DAF4A", "#984EA3", "#FF7F00",  "#A65628", "#F781BF",
          "#999999", "#66C2A5", "#FC8D62", "#8DA0CB", "#E78AC3", "#A6D854", "#FFD92F", "#E5C494", "#B3B3B3", 
          "#8DD3C7", "#FFFFB3", "#BEBADA", "#FB8072", "#80B1D3", "#FDB462", "#B3DE69", "#FCCDE5",
          "#D9D9D9", "#BC80BD", "#CCEBC5", "#FFED6F")


## code

targetmatvec=unlist(targetmat)+1
yrange=range(targetmatvec[targetmatvec>0]);
# yrange[1]=1; # set the minimum value to 1
for(i in 1:length(targetmat)){
  vali=targetmat[[i]]+1;
  if(i==1){
    plot(1:length(vali),vali,type='b',las=1,pch=20,main=paste('sgRNAs in',targetgene),ylab='Read counts',xlab='Samples',xlim=c(0.7,length(vali)+0.3),ylim = yrange,col=colors[(i %% length(colors))],xaxt='n',log='y')
    axis(1,at=1:length(vali),labels=(collabel),las=2)
    # lines(0:100,rep(1,101),col='black');
  }else{
    lines(1:length(vali),vali,type='b',pch=20,col=colors[(i %% length(colors))])
  }
}




# parameters
# Do not modify the variables beginning with "__"
targetmat=list(c(160.9311526524688,80.50565880510176),c(309.1828811565613,318.9262637279031),c(312.10890211387886,428.3313897963747),c(273.095289349644,1198.2957675990147))
targetgene="AMELX"
collabel=c("Plasmid5kCTRL","BeadDN")

# set up color using RColorBrewer
#library(RColorBrewer)
#colors <- brewer.pal(length(targetgenelist), "Set1")

colors=c( "#E41A1C", "#377EB8", "#4DAF4A", "#984EA3", "#FF7F00",  "#A65628", "#F781BF",
          "#999999", "#66C2A5", "#FC8D62", "#8DA0CB", "#E78AC3", "#A6D854", "#FFD92F", "#E5C494", "#B3B3B3", 
          "#8DD3C7", "#FFFFB3", "#BEBADA", "#FB8072", "#80B1D3", "#FDB462", "#B3DE69", "#FCCDE5",
          "#D9D9D9", "#BC80BD", "#CCEBC5", "#FFED6F")


## code

targetmatvec=unlist(targetmat)+1
yrange=range(targetmatvec[targetmatvec>0]);
# yrange[1]=1; # set the minimum value to 1
for(i in 1:length(targetmat)){
  vali=targetmat[[i]]+1;
  if(i==1){
    plot(1:length(vali),vali,type='b',las=1,pch=20,main=paste('sgRNAs in',targetgene),ylab='Read counts',xlab='Samples',xlim=c(0.7,length(vali)+0.3),ylim = yrange,col=colors[(i %% length(colors))],xaxt='n',log='y')
    axis(1,at=1:length(vali),labels=(collabel),las=2)
    # lines(0:100,rep(1,101),col='black');
  }else{
    lines(1:length(vali),vali,type='b',pch=20,col=colors[(i %% length(colors))])
  }
}



dev.off()
Sweave("Comparison_BeadDN_to_5k_plasmid_output_summary.Rnw");
library(tools);

texi2dvi("Comparison_BeadDN_to_5k_plasmid_output_summary.tex",pdf=TRUE);
